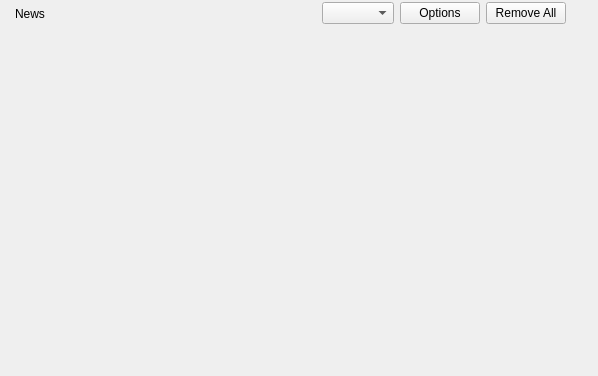
<?xml version="1.0" encoding="UTF-8"?>
<ui version="4.0">
 <class>NewsFeed</class>
 <widget class="QWidget" name="NewsFeed">
  <property name="geometry">
   <rect>
    <x>0</x>
    <y>0</y>
    <width>598</width>
    <height>376</height>
   </rect>
  </property>
  <layout class="QVBoxLayout" name="verticalLayout">
   <property name="leftMargin">
    <number>0</number>
   </property>
   <property name="topMargin">
    <number>0</number>
   </property>
   <property name="rightMargin">
    <number>0</number>
   </property>
   <property name="bottomMargin">
    <number>0</number>
   </property>
   <item>
    <widget class="QFrame" name="titleBarFrame">
     <property name="sizePolicy">
      <sizepolicy hsizetype="Preferred" vsizetype="Maximum">
       <horstretch>0</horstretch>
       <verstretch>0</verstretch>
      </sizepolicy>
     </property>
     <property name="frameShape">
      <enum>QFrame::NoFrame</enum>
     </property>
     <property name="frameShadow">
      <enum>QFrame::Sunken</enum>
     </property>
     <layout class="QHBoxLayout" name="horizontalLayout">
      <property name="leftMargin">
       <number>2</number>
      </property>
      <property name="topMargin">
       <number>2</number>
      </property>
      <property name="rightMargin">
       <number>2</number>
      </property>
      <property name="bottomMargin">
       <number>2</number>
      </property>
      <item>
       <widget class="QLabel" name="titleBarPixmap">
        <property name="maximumSize">
         <size>
          <width>24</width>
          <height>24</height>
         </size>
        </property>
        <property name="pixmap">
         <pixmap resource="icons.qrc">:/icons/png/newsfeed2.png</pixmap>
        </property>
        <property name="scaledContents">
         <bool>true</bool>
        </property>
       </widget>
      </item>
      <item>
       <widget class="StyledLabel" name="titleBarLabel">
        <property name="text">
         <string>News</string>
        </property>
       </widget>
      </item>
      <item>
       <spacer name="horizontalSpacer">
        <property name="orientation">
         <enum>Qt::Horizontal</enum>
        </property>
        <property name="sizeHint" stdset="0">
         <size>
          <width>0</width>
          <height>0</height>
         </size>
        </property>
       </spacer>
      </item>
      <item>
       <widget class="QComboBox" name="sortComboBox"/>
      </item>
      <item>
       <widget class="QPushButton" name="feedOptionsButton">
        <property name="text">
         <string>Options</string>
        </property>
       </widget>
      </item>
      <item>
       <widget class="QPushButton" name="removeAllButton">
        <property name="text">
         <string>Remove All</string>
        </property>
       </widget>
      </item>
      <item>
       <widget class="QToolButton" name="helpButton">
        <property name="focusPolicy">
         <enum>Qt::NoFocus</enum>
        </property>
        <property name="icon">
         <iconset resource="icons.qrc">
          <normaloff>:/icons/help_64.png</normaloff>:/icons/help_64.png</iconset>
        </property>
        <property name="iconSize">
         <size>
          <width>16</width>
          <height>16</height>
         </size>
        </property>
        <property name="checkable">
         <bool>true</bool>
        </property>
        <property name="autoRaise">
         <bool>true</bool>
        </property>
       </widget>
      </item>
     </layout>
    </widget>
   </item>
   <item>
    <widget class="RSFeedWidget" name="feedWidget" native="true">
     <property name="sizePolicy">
      <sizepolicy hsizetype="Expanding" vsizetype="Expanding">
       <horstretch>0</horstretch>
       <verstretch>0</verstretch>
      </sizepolicy>
     </property>
    </widget>
   </item>
  </layout>
 </widget>
 <customwidgets>
  <customwidget>
   <class>StyledLabel</class>
   <extends>QLabel</extends>
   <header>gui/common/StyledLabel.h</header>
  </customwidget>
  <customwidget>
   <class>RSFeedWidget</class>
   <extends>QWidget</extends>
   <header>gui/common/RSFeedWidget.h</header>
   <container>1</container>
  </customwidget>
 </customwidgets>
 <resources>
  <include location="icons.qrc"/>
 </resources>
 <connections/>
</ui>
